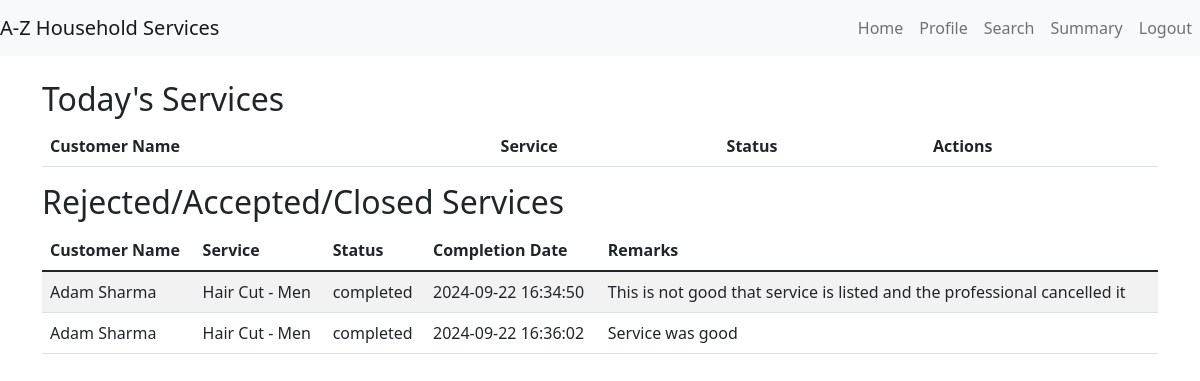
The page /professional/dashboard (signed in) on the database as committed earlier.
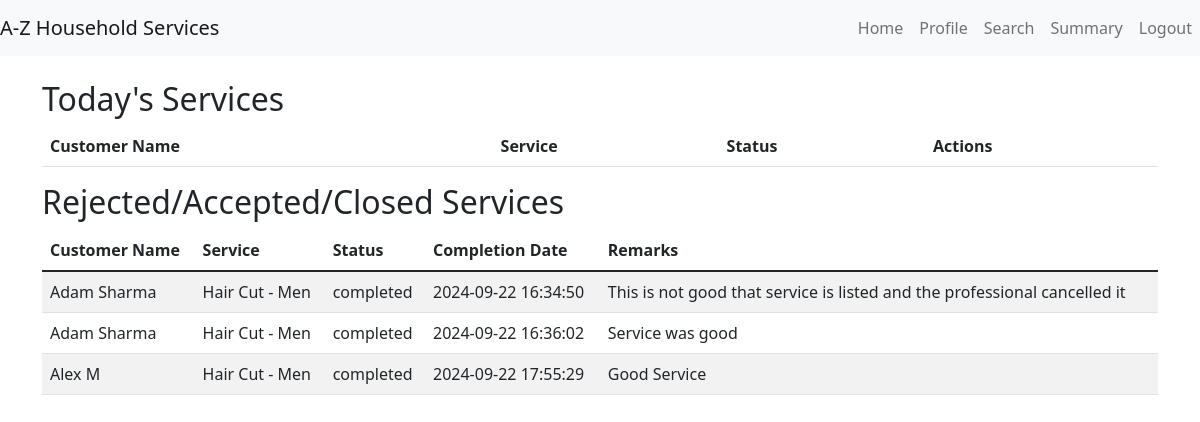
The same page on the database as committed later.
### models.py (models this page shows, shortened)
class CustomerProfile(db.Model):
    __tablename__ = 'customer_profiles'
    id = db.Column(db.Integer, primary_key=True)
    user_id = db.Column(db.Integer, db.ForeignKey('users.id'))
    full_name = db.Column(db.String(100), nullable=False)
    address = db.Column(db.String(200),nullable=False)
    pin_code = db.Column(db.String(6), nullable=False)

class Service(db.Model):
    __tablename__ = 'services'
    id = db.Column(db.Integer, primary_key=True)
    name = db.Column(db.String(100), nullable=False)
    price = db.Column(db.Float, nullable=False)
    description = db.Column(db.String(200))
    service_type = db.Column(db.String(50))

class ServiceRequest(db.Model):
    __tablename__ = 'service_requests'
    id = db.Column(db.Integer, primary_key=True)
    service_id = db.Column(db.Integer, db.ForeignKey('services.id'))
    customer_id = db.Column(db.Integer, db.ForeignKey('users.id'))
    professional_id = db.Column(db.Integer, db.ForeignKey('users.id'), nullable=True)
    date_of_request = db.Column(db.DateTime, default=db.func.current_timestamp())
    date_of_accept_reject = db.Column(db.DateTime, nullable=True)
    date_of_completion = db.Column(db.DateTime, nullable=True)
    service_status = db.Column(db.String(20))  # requested, accepted, rejected , completed
    remarks = db.Column(db.String(200))

### app.py (the view)
@app.route('/professional/dashboard')
def professional_dashboard():
    if 'user_id' in session:
        professional_id = session['user_id']
        service_requests = ServiceRequest.query.filter_by(professional_id=professional_id,service_status='requested').all()
        service_requests_closed = ServiceRequest.query.filter(ServiceRequest.professional_id==professional_id,ServiceRequest.service_status != 'requested').all()
        serviceIdList = []
        for request in service_requests:
            serviceIdList.append(request.service_id)
        services = Service.query.filter(Service.id.in_(serviceIdList)).all()
        cust_dict = {}
        service_dict = {}
        for service in Service.query.all():
            service_dict[service.id] = service
        for cust in CustomerProfile.query.all():
            cust_dict[cust.user_id] = cust
        return render_template('professional_dashboard.html', service_requests=service_requests, services=services,cust_dict=cust_dict,service_dict=service_dict,service_requests_closed=service_requests_closed)
    return redirect(url_for('login'))

### app.py (called while the page is built)
@app.before_request
def create_tables():
    global first_request
    if first_request:
        db.create_all()
        first_request = False

### templates/professional_dashboard.html (shortened to what this page needs)
{% extends "base.html" %}
{% block content %}
<h2>Today's Services</h2>
<table class="table table-striped">
    <thead>
        <tr>
            <th>Customer Name</th>
            <th>Service</th>
            <th>Status</th>
            <th>Actions</th>
        </tr>
    </thead>
</table>
<h2>Rejected/Accepted/Closed Services</h2>
<table class="table table-striped">
    <thead>
        <tr>
            <th>Customer Name</th>
            <th>Service</th>
            <th>Status</th>
            <th>Completion Date</th>
            <th>Remarks</th>
        </tr>
    </thead>
    <tbody>
        {% for service_request_closed in service_requests_closed %}
        <tr>
            <td>{{ cust_dict[service_request_closed.customer_id].full_name }}</td>
            <td>{{ service_dict[service_request_closed.service_id].name }}</td>
            <td>{{ service_request_closed.service_status }}</td>
            <td>{{ service_request_closed.date_of_completion if service_request_closed.date_of_completion else "" }}</td>
            <td>{{ service_request_closed.remarks if service_request_closed.date_of_completion else "" }}</td>
        </tr>
        {% endfor %}
    </tbody>
</table>
{% endblock %}

Rows that differ between the two databases and show on the page:
added ServiceRequest: {{ service_dict[service_request_closed.service_id].name }} "Hair Cut - Men", service_status "completed", date_of_completion "2024-09-22 17:55:29", date_of_completion+remarks "Good Service"
added CustomerProfile: full_name "Alex M"
